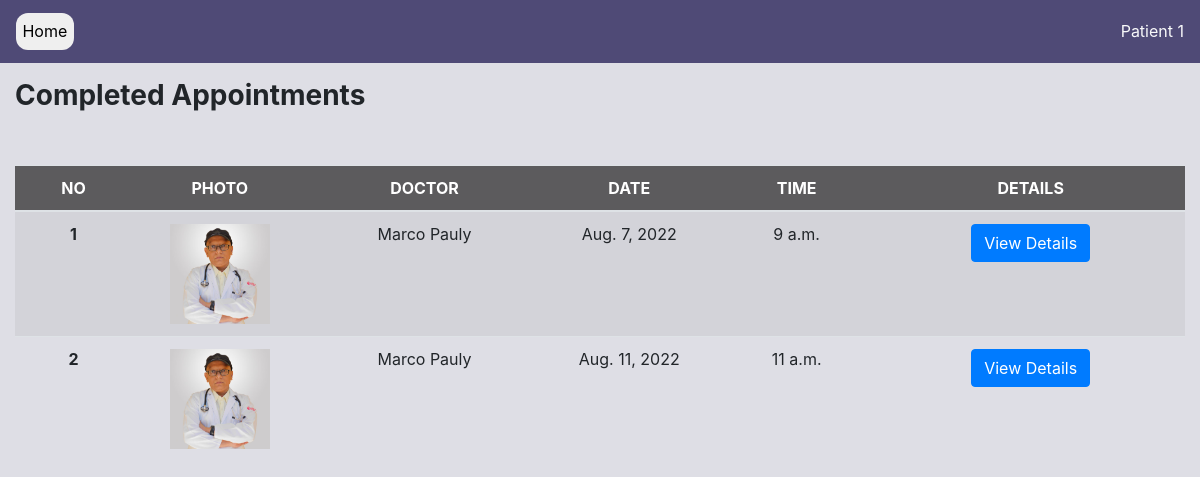
Before: /patient-completed-appointment (signed in) with the older database file.
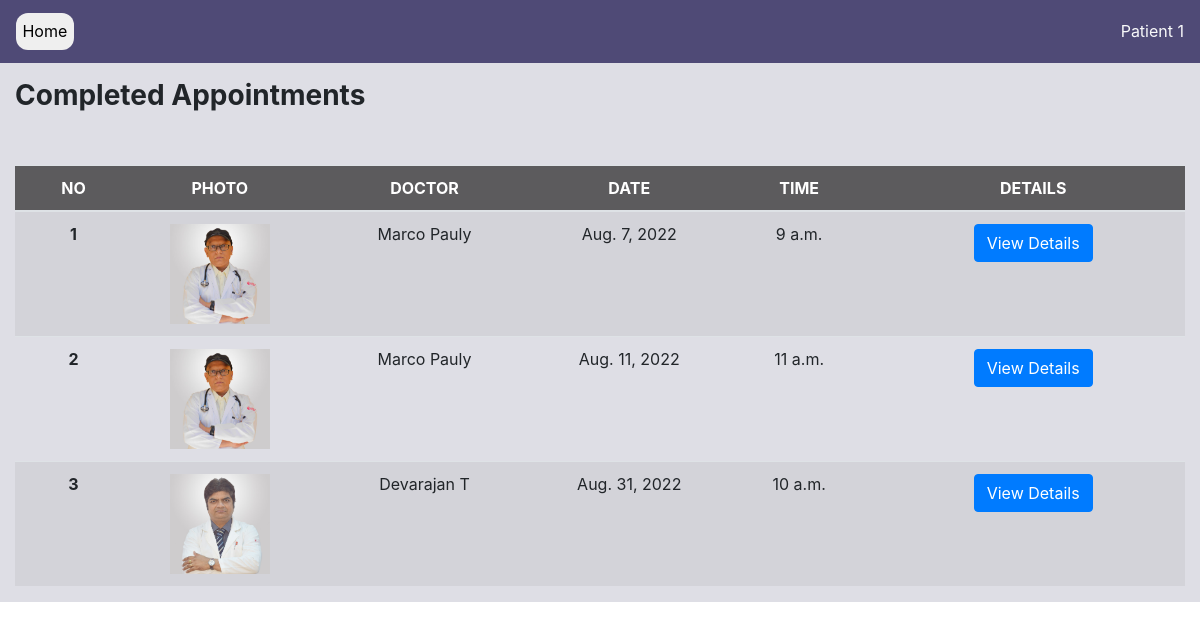
After: the same page with the newer database file.
### appointment/models.py (models this page shows, shortened)
class Appointment(models.Model):
    TIME_SLOT = [
    (1, '9:00-10:00'),
    (2, '10:00-11:00'),
    (3, '11:00-12:00'),
    (4, '13:00-14:00'),
    ]
    doctor = models.ForeignKey(User,on_delete=models.CASCADE, limit_choices_to={'user_type': 'D'}, related_name='doctor')
    patient = models.ForeignKey(User,on_delete=models.CASCADE, limit_choices_to={'user_type': 'P'})
    date =  models.DateField()
    start_time = models.TimeField(null=True)
    end_time = models.TimeField(null=True)
    reason = models.TextField()
    status = models.BooleanField(default=False)
    class Meta:
        db_table = 'appointment'
        constraints = [
            models.UniqueConstraint(fields=['patient', 'doctor', 'date'], name='unique_booking')
        ]
        ordering = ['date', 'start_time']

### profiles/models.py (models this page shows, shortened)
class DoctorProfile(models.Model):
    class Meta:
        db_table = 'doctor_profile'
    user = models.OneToOneField(
        User, on_delete=models.CASCADE,
        primary_key=True, limit_choices_to={'user_type': 'D'},
        related_name='docprofile', #* related_name is used to give alternate name to the reverse relationship
        )
    profile_pic = models.ImageField(upload_to='images/profiles/doctors') #TODO Change directory to /images/doctor/username
    qualification = models.CharField(max_length=100, blank=True, null=True)
    department = models.ForeignKey(Department, on_delete=models.CASCADE)

### accounts/models.py (models this page shows, shortened)
class User(AbstractUser):
    DOCTOR = 'D'
    PATIENT = 'P'
    USER_TYPES = [
        (DOCTOR, 'Doctor'),
        (PATIENT, 'Patient'),
    ]
    MALE = 'M'
    FEMALE = 'F'
    OTHER = 'O'
    PREFER_NOT_TO_SAY = 'N'
    GENDER = [
        (MALE, 'Male'),
        (FEMALE, 'Female'),
        (OTHER, 'Other'),
        (PREFER_NOT_TO_SAY, 'Prefer not to say')
    ]
    class Meta:
        db_table = 'user'
    user_type = models.CharField(choices=USER_TYPES, max_length=1, default=PATIENT)
    gender = models.CharField(choices=GENDER,  max_length=1, default=PREFER_NOT_TO_SAY)
    phone = PhoneNumberField(null=True, blank=True)
    def is_patient(self):
        if self.user_type == 'P':
            return True
        return False

### appointment/views.py (the view)
# urls.py: path('patient-completed-appointment', views.patient_completed_appointment, name='patient-completed-appointment'),
def patient_completed_appointment(request):
    context = {}
    user = request.user
    if not user.is_patient():
        return HttpResponse("NOT ALLOWED")
    appointments = Appointment.objects.filter(patient=user, status=True)
    context = {'appointments':appointments}
    return render(request, 'patient-completed-appointment.html', context=context)

### PMS/context_processors.py (called while the page is built)
def get_departments(request):
    departments = Department.objects.all()
    return {'departments': departments}

def get_time_slots(request):
    time_slot = Appointment.TIME_SLOT
    return {"time_slot": time_slot}

### appointment/templates/patient-completed-appointment.html (shortened to what this page needs)
{% load static %}
{% load bootstrap4 %}
<!DOCTYPE html>
<html>
    <head>
        <link rel="stylesheet" href="https://cdn.jsdelivr.net/npm/bootstrap@4.0.0/dist/css/bootstrap.min.css">
    </head>
    <body>
        {% include 'navbar-simple.html' %}
        <section style="height: auto;">
            <div class="container-fluid">
                <div class="row pt-3" style="background-color: #8889a347;">
                    <div class="col-md-6" style="align-items: center;"><h3><b>Completed Appointments</b></h3></div>
                <br>
                <br>
                <br>
                    <div class="col-md-12" style="align-items: center;">
                        <div class="table-responsive table-striped">
                            <table class="table table-hover">
                              <thead class="thead">
                                <tr>
                                  <th scope="col" width="10%">NO</th>
                                  <th scope="col" width="15%">PHOTO</th>
                                  <th scope="col" width="20%">DOCTOR</th>
                                  <th scope="col" width="15%">DATE</th>
                                  <th scope="col">TIME</th>
                                  <th scope="col">DETAILS</th>
                                </tr>
                              </thead>
                        <tbody>
{% for appointment in appointments %}
                                <tr>
                                    <th scope="row">{{forloop.counter}}</th>
                                    <td>
                                        {%if appointment.doctor.docprofile.profile_pic %}
                                            <img src="{{appointment.doctor.docprofile.profile_pic.url}}" class="photo">
                                        {% else %}
                                            <img src="{% static 'images\doctor_default.jpg' %}" class="photo">
                                        {% endif %}
                                    </td>
                                    <td>{{appointment.doctor.get_full_name}}</td>
                                    <td>{{appointment.date}}</td>
                                    <td>{{appointment.start_time}}</td>
                                    <td>
                                        <form action="{% url 'appointment:past-prescription' %}" method="post">
                                            <button class="btn btn-primary" type="submit" name="app_id" value={{appointment.id}}>View Details</button>
                                        </form>
                                    </td>
                                </tr>
{% endfor %}
                            </tbody>
                          </table>
                    </div>
                </div>
            </div>
        </section>
    </body>
</html>

Changed rows visible on the page:
added Appointment: doctor.docprofile.profile_pic (picture), doctor.get_full_name "Devarajan T", date "Aug. 31, 2022", start_time "10 a.m.", {{ appointment.id }} 26 (drawn)
